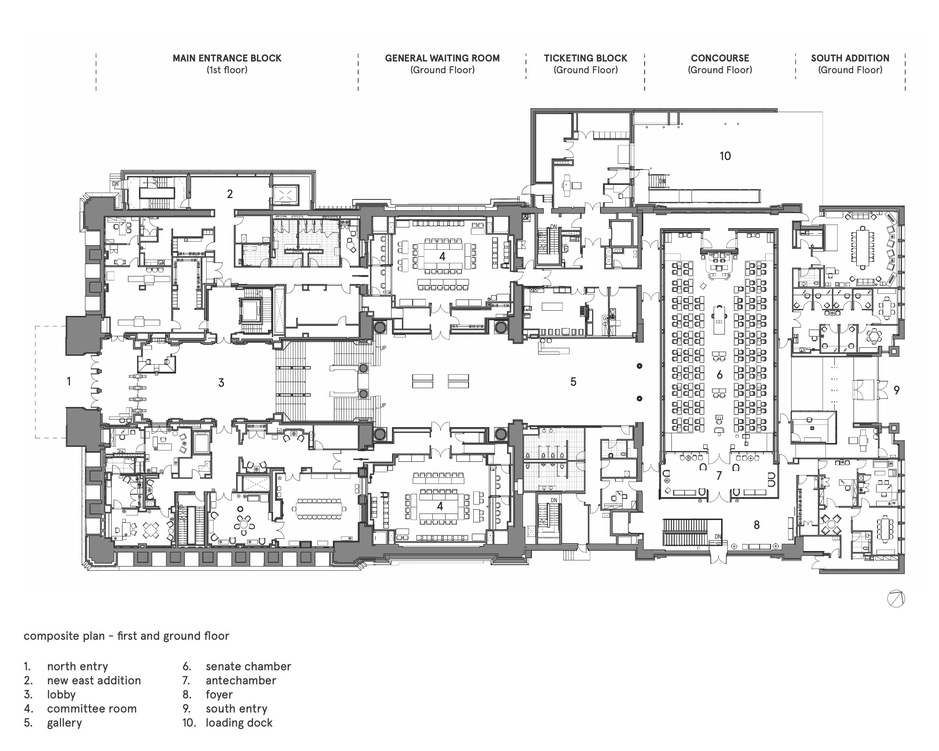
#> input picture pygame_version/floor_plans/29-composite_floor_plan.jpg, 939 x 751 px, shrunk from 2000 x 1600 before the run
$ python floor_plan_processor.py
#> lines starting #> are read from the running program, lines starting #| are printed output that depends on the picture; after the words box and inside, x2 and y2 are one past the last pixel; in counts of white or black regions, pixels touching at a corner belong together
import cv2
import numpy as np
import json
import os
import sys


class FloorPlanProcessor:
    def __init__(self, image_path, scale_meter_per_pixel):
#> called with scale_meter_per_pixel = 0.1
        if not os.path.exists(image_path):
            raise FileNotFoundError(f"Could not find image file: {image_path}")

        self.image = cv2.imread(image_path)
#> self.image is the input picture: shape (751, 939, 3); mean B, G, R 234.1, 234.1, 234.1
        if self.image is None:
            raise ValueError(f"Failed to load image: {image_path}")

        self.gray = cv2.cvtColor(self.image, cv2.COLOR_BGR2GRAY)
        self.scale = scale_meter_per_pixel
        self.rooms = {}

        print(f"Loaded image shape: {self.image.shape}")
#| Loaded image shape: (751, 939, 3)

    def preprocess_image(self):
        print("Preprocessing image...")
        # Create a copy of the grayscale image
        processed = self.gray.copy()

        # Apply Gaussian blur to reduce noise
        processed = cv2.GaussianBlur(processed, (5, 5), 0)

        # Apply adaptive thresholding
        binary = cv2.adaptiveThreshold(
            processed,
            255,
            cv2.ADAPTIVE_THRESH_GAUSSIAN_C,
            cv2.THRESH_BINARY_INV,
            11,
            2
        )
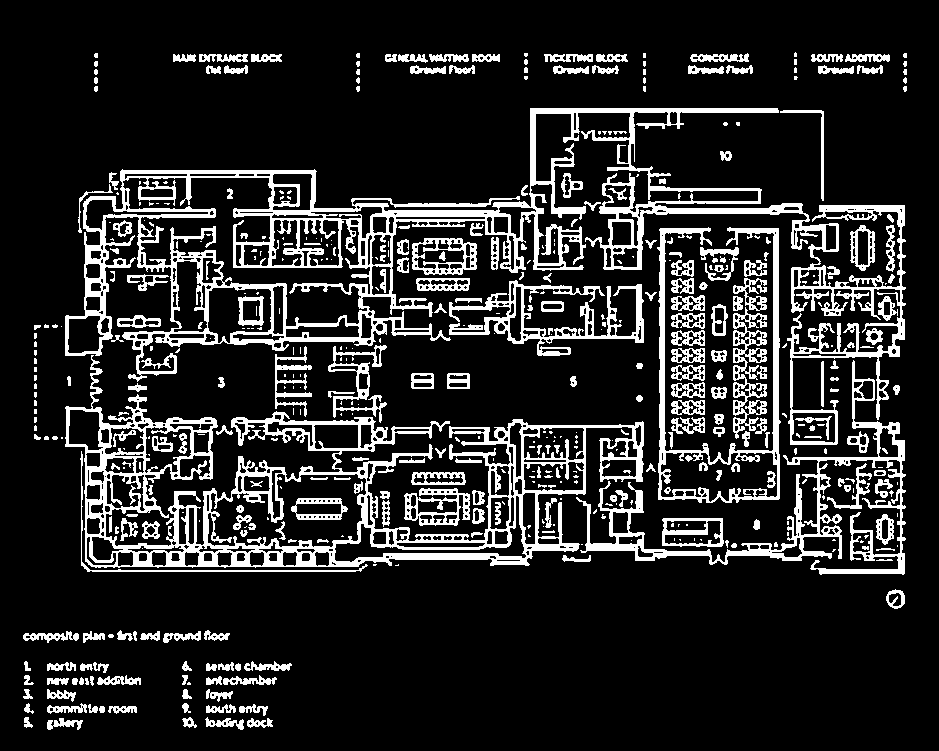
#> binary: shape (751, 939); 15.5% white; 498 white regions (231 under 20 px), largest, box (x1, y1, x2, y2) and area: (65, 108, 906, 445) 33764, (65, 355, 644, 568) 22670, (576, 360, 906, 575) 7212

        # Remove noise
        kernel = np.ones((3, 3), np.uint8)
        binary = cv2.morphologyEx(binary, cv2.MORPH_CLOSE, kernel)
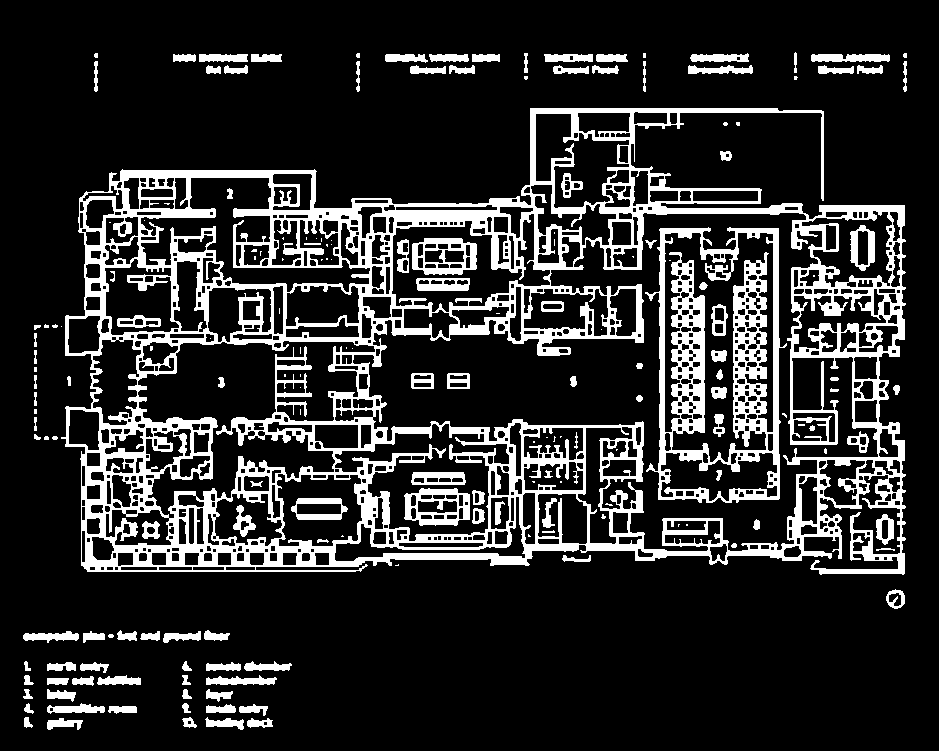
#> binary: shape (751, 939); 17.4% white; 185 white regions (65 under 20 px), largest, box (x1, y1, x2, y2) and area: (61, 108, 906, 575) 86346, (645, 227, 787, 503) 14333, (404, 488, 470, 526) 1298
        binary = cv2.morphologyEx(binary, cv2.MORPH_OPEN, kernel)
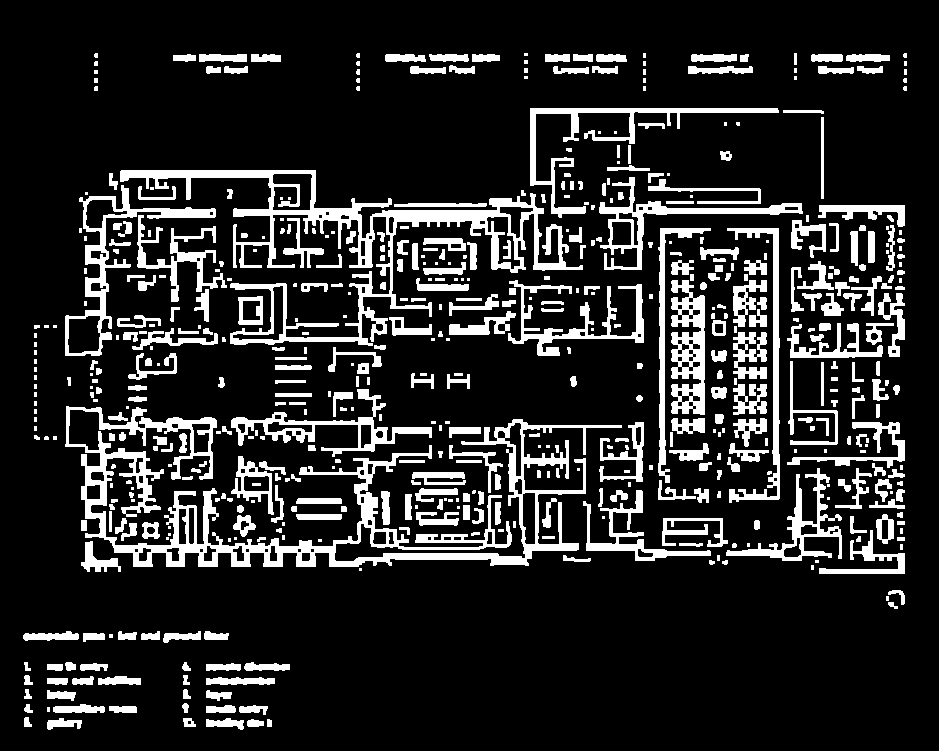
#> binary: shape (751, 939); 15.6% white; 563 white regions (170 under 20 px)

        # Show intermediate results
        cv2.imshow('Processed Binary', binary)
        cv2.waitKey(1000)

        return binary

    def detect_rooms(self, binary):
        print("Detecting rooms...")
        # Find contours
        contours, hierarchy = cv2.findContours(
            binary,
            cv2.RETR_TREE,
            cv2.CHAIN_APPROX_SIMPLE
        )
#> contours = 697 contours, 280 with area under 20; largest, box (x1, y1, x2, y2) and area: (65, 406, 622, 567) 17332, (120, 170, 583, 346) 13331, (65, 185, 216, 356) 4518, (671, 280, 705, 415) 3216, (599, 177, 803, 270) 2842

        print(f"Found {len(contours)} initial contours")
#| Found 697 initial contours

        # Draw contours for debugging
        debug_image = self.image.copy()
        cv2.drawContours(debug_image, contours, -1, (0, 255, 0), 2)
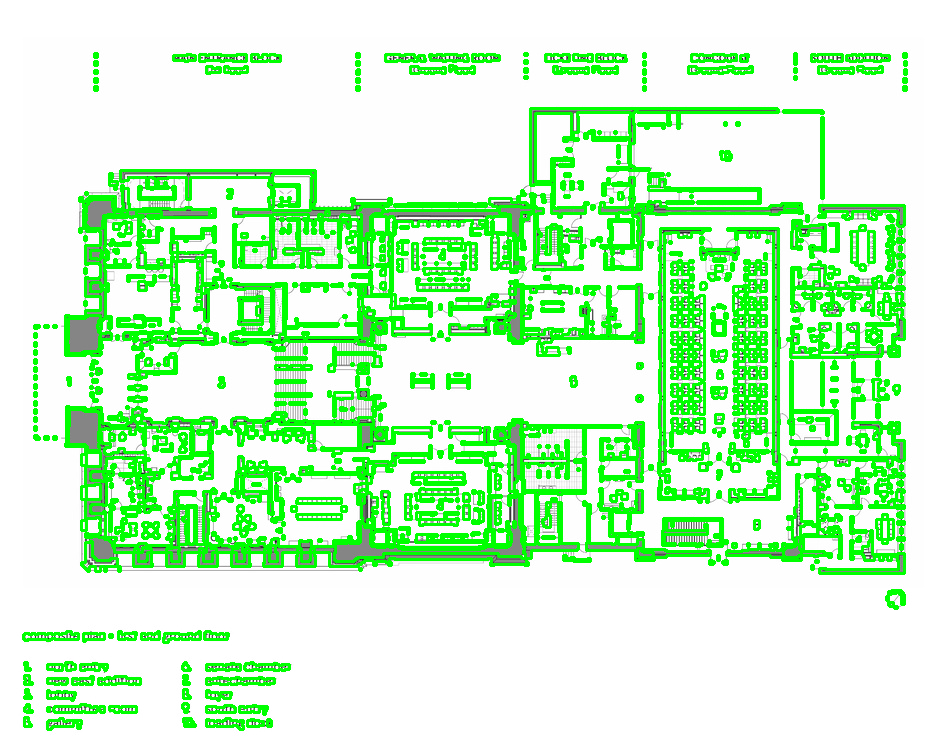
#> debug_image: shape (751, 939, 3); mean B, G, R 198, 249.4, 198
        cv2.imshow('Detected Contours', debug_image)
        cv2.waitKey(1000)

        min_area = 1000  # Minimum area threshold
        max_area = self.image.shape[0] * self.image.shape[1] * 0.5  # Maximum area threshold
#> max_area = 352594.5

        for idx, contour in enumerate(contours):
            area = cv2.contourArea(contour)

            if area < min_area or area > max_area:
                continue

            x, y, w, h = cv2.boundingRect(contour)
            print(f"Processing room {idx}: Area = {area}, Dimensions = {w}x{h}")

            room_id = f"room_{idx}"
            self.rooms[room_id] = {
                "x": int(x),
                "y": int(y),
                "width": int(w),
                "height": int(h),
                "color": "#E8E8E8",
                "connections": [],
                "name": f"Room {idx}",
                "description": f"Automatically detected room {idx}",
                "area": float(area)
            }
#> this loop made 697 passes
#> area on passes 1 to 3: 26.5, 89, 229.5
#| Processing room 120: Area = 1452.0, Dimensions = 128x71
#| Processing room 152: Area = 2072.0, Dimensions = 116x93
#| Processing room 172: Area = 1055.5, Dimensions = 43x59
#| Processing room 245: Area = 17332.0, Dimensions = 557x161
#| Processing room 295: Area = 2705.0, Dimensions = 201x68
#| Processing room 441: Area = 3215.5, Dimensions = 34x135
#| Processing room 469: Area = 1929.0, Dimensions = 136x76
#| Processing room 555: Area = 1869.0, Dimensions = 53x275
#> (further printed lines are left out)
#> after the loop, self.rooms = 16 items

    def detect_room_types(self):
        print("Detecting room types...")
        room_types = {
            "north_entry": {"name": "North Entry", "color": "#E8E8E8"},
            "new_east_addition": {"name": "New East Addition", "color": "#E0E0E0"},
            "lobby": {"name": "Lobby", "color": "#F5F5F5"},
            "committee_room": {"name": "Committee Room", "color": "#D3D3D3"},
            "gallery": {"name": "Gallery", "color": "#E8E8E8"},
            "senate_chamber": {"name": "Senate Chamber", "color": "#F0F0F0"},
            "antechamber": {"name": "Antechamber", "color": "#E0E0E0"},
            "foyer": {"name": "Foyer", "color": "#E8E8E8"},
            "south_entry": {"name": "South Entry", "color": "#E8E8E8"},
            "loading_dock": {"name": "Loading Dock", "color": "#D3D3D3"}
        }

        sorted_rooms = sorted(self.rooms.items(), key=lambda x: x[1]['area'], reverse=True)
#> sorted_rooms = 16 items

        for (room_id, room), (type_name, type_info) in zip(sorted_rooms[:len(room_types)], room_types.items()):
            room.update({
                "name": type_info["name"],
                "color": type_info["color"],
                "type": type_name
            })
#> this loop made 10 passes
#> (room_id, type_name, type_info) on passes 1 to 8: ('room_245', 'north_entry', {'name': 'North Entry', 'color': '#E8E8E8'}), ('room_615', 'new_east_addition', {'name': 'New East Addition', 'color': '#E0E0E0'}), ('room_593', 'lobby', {'name': 'Lobby', 'color': '#F5F5F5'}), ('room_441', 'committee_room', {'name': 'Committee Room', 'color': '#D3D3D3'}), ('room_605', 'gallery', {'name': 'Gallery', 'color': '#E8E8E8'}), ('room_295', 'senate_chamber', {'name': 'Senate Chamber', 'color': '#F0F0F0'}), ('room_647', 'antechamber', {'name': 'Antechamber', 'color': '#E0E0E0'}), ('room_152', 'foyer', {'name': 'Foyer', 'color': '#E8E8E8'})

    def detect_connections(self):
        print("Detecting connections...")
        room_ids = list(self.rooms.keys())
#> room_ids = ['room_120', 'room_152', 'room_172', 'room_245', 'room_295', 'room_441', 'room_469', 'room_555', 'room_557', 'room_576', 'room_593', 'room_594', 'room_605', 'room_615', 'room_630', 'room_647']
        threshold = 50  # Adjacency threshold in pixels

        for i, room1_id in enumerate(room_ids):
            for room2_id in room_ids[i + 1:]:
                room1 = self.rooms[room1_id]
                room2 = self.rooms[room2_id]

                x1, y1 = room1["x"], room1["y"]
                w1, h1 = room1["width"], room1["height"]
                x2, y2 = room2["x"], room2["y"]
                w2, h2 = room2["width"], room2["height"]

                if (abs((x1 + w1) - x2) < threshold or abs(x1 - (x2 + w2)) < threshold) and \
                        (y1 < (y2 + h2) and (y1 + h1) > y2):
                    room1["connections"].append(room2_id)
                    room2["connections"].append(room1_id)
                elif (abs((y1 + h1) - y2) < threshold or abs(y1 - (y2 + h2)) < threshold) and \
                        (x1 < (x2 + w2) and (x1 + w1) > x2):
                    room1["connections"].append(room2_id)
                    room2["connections"].append(room1_id)
#> this loop made 16 passes
#> room1_id on passes 1 to 12: 'room_120', 'room_152', 'room_172', 'room_245', 'room_295', 'room_441', 'room_469', 'room_555', 'room_557', 'room_576', 'room_593', 'room_594'

    def process(self):
        print("Starting image processing...")
        binary = self.preprocess_image()
        self.detect_rooms(binary)
        self.detect_room_types()
        self.detect_connections()
        return self.rooms

    def export_to_json(self, output_path):
        with open(output_path, 'w') as f:
            json.dump(self.rooms, f, indent=2)
        print(f"Exported results to {output_path}")


def main():
    try:
        script_dir = os.path.dirname(os.path.abspath(__file__))
        image_path = os.path.join(script_dir, 'floor_plans', '29-composite_floor_plan.jpg')

        print(f"Looking for image at: {image_path}")

        SCALE = 0.1
        processor = FloorPlanProcessor(image_path, SCALE)
        rooms = processor.process()
#> rooms = 16 items

        output_path = os.path.join(script_dir, 'floorplan.json')
        processor.export_to_json(output_path)

        print(f"\nDetected {len(rooms)} rooms:")
#| Detected 16 rooms:
        for room_id, room in rooms.items():
            print(f"{room['name']}: {room['width']}x{room['height']} pixels, Area: {room['area']:.0f} pixels²")
#> this loop made 16 passes
#| Room 120: 128x71 pixels, Area: 1452 pixels²
#| Foyer: 116x93 pixels, Area: 2072 pixels²
#| Room 172: 43x59 pixels, Area: 1056 pixels²
#| North Entry: 557x161 pixels, Area: 17332 pixels²
#| Senate Chamber: 201x68 pixels, Area: 2705 pixels²
#| Committee Room: 34x135 pixels, Area: 3216 pixels²
#| South Entry: 136x76 pixels, Area: 1929 pixels²
#| Loading Dock: 53x275 pixels, Area: 1869 pixels²
#> (further printed lines are left out)

    except Exception as e:
        print(f"Error: {str(e)}")
        print(f"Python version: {sys.version}")
        print(f"OpenCV version: {cv2.__version__}")
    finally:
        cv2.destroyAllWindows()


if __name__ == "__main__":
    main()
